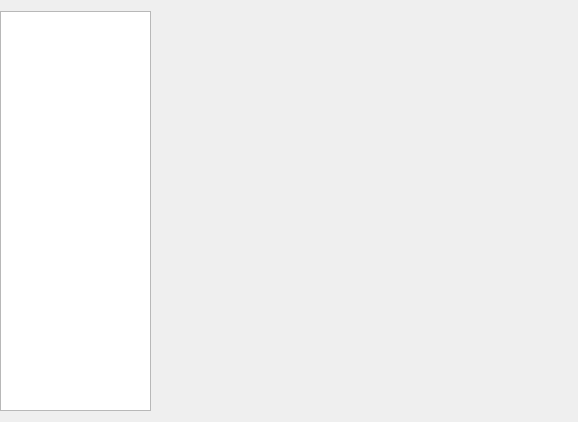
<?xml version="1.0" encoding="UTF-8"?>
<ui version="4.0">
 <class>Container</class>
 <widget class="QWidget" name="Container">
  <property name="geometry">
   <rect>
    <x>0</x>
    <y>0</y>
    <width>578</width>
    <height>422</height>
   </rect>
  </property>
  <property name="windowTitle">
   <string>Form</string>
  </property>
  <layout class="QHBoxLayout" name="horizontalLayout">
   <property name="leftMargin">
    <number>0</number>
   </property>
   <property name="rightMargin">
    <number>0</number>
   </property>
   <item>
    <widget class="QListWidget" name="listWidget">
     <property name="sizePolicy">
      <sizepolicy hsizetype="Preferred" vsizetype="Expanding">
       <horstretch>18</horstretch>
       <verstretch>0</verstretch>
      </sizepolicy>
     </property>
     <property name="maximumSize">
      <size>
       <width>16777215</width>
       <height>16777215</height>
      </size>
     </property>
     <property name="baseSize">
      <size>
       <width>0</width>
       <height>0</height>
      </size>
     </property>
    </widget>
   </item>
   <item>
    <widget class="QStackedWidget" name="stackedWidget">
     <property name="sizePolicy">
      <sizepolicy hsizetype="Preferred" vsizetype="Expanding">
       <horstretch>50</horstretch>
       <verstretch>0</verstretch>
      </sizepolicy>
     </property>
     <property name="currentIndex">
      <number>0</number>
     </property>
     <widget class="QWidget" name="page"/>
     <widget class="QWidget" name="page_2"/>
    </widget>
   </item>
  </layout>
 </widget>
 <resources/>
 <connections/>
</ui>
